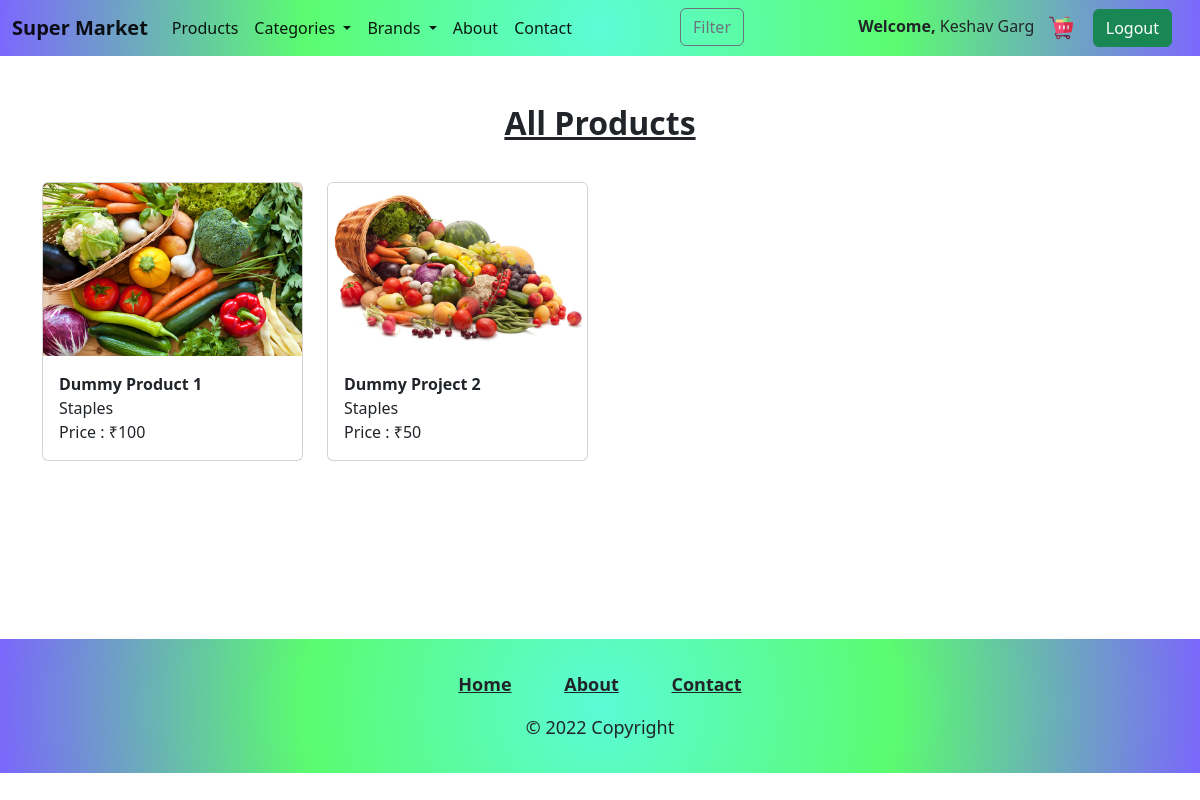
The page /products.php (signed in) on the database its author committed.
### tables this page shows
CREATE TABLE `products` (
  `id` int(11) NOT NULL,
  `name` varchar(255) NOT NULL,
  `description` varchar(255) NOT NULL,
  `category` varchar(255) NOT NULL,
  `brand` varchar(255) NOT NULL,
  `price` int(11) NOT NULL,
  `img_path` varchar(255) NOT NULL
);

### products.php (the view, shortened to what this page needs)
<!DOCTYPE html>
<html lang="en">
<head>
    <link href="https://cdn.jsdelivr.net/npm/bootstrap@5.2.1/dist/css/bootstrap.min.css" rel="stylesheet">
    <link rel="stylesheet" href="assets/css/style.css">
    <link rel="stylesheet" href="assets/css/home.css">
</head>
<body>
    <?php include 'includes/login-navbar.php' ?>
    <div class="container">
        <?php
        $cate = isset($_GET['category']);
        $bran = isset($_GET['brand']);
        if (isset($_POST['category']) && isset($_POST['brand'])) {
        ?>
            <h2 class="text-center fw-bolder text-decoration-underline mt-5 mb-3"><?php echo $_POST['brand']; ?> in <?php echo $_POST['category']; ?></h2>
            <div class="row">
                <?php
                $categ = $_POST['category'];
                $brand = $_POST['brand'];
                $query = "SELECT * FROM products WHERE brand='$brand' and category='$categ'";
                $result = mysqli_query($con, $query) or die($mysqli_error($con));
                $num = mysqli_num_rows($result);
                if ($num == 0) {
                ?>
                    <script>
                        window.alert("No products found");
                        location.href = 'products.php';
                    </script>';
                <?php
                }
                while ($row = mysqli_fetch_array($result)) {
                ?>
                    <div class="col-md-4 col-6 col-xl-3 col-sm-6 mb-4 mt-4 col-xxl-2">
                        <a href="product_desc.php?id=<?php echo $row['id']; ?>" class="text-decoration-none text-dark">
                            <div class="card" style="width: 100%; ">
                                <img src="<?php echo $row['img_path'] ?>" class="card-img-top" alt="...">
                                <div class="card-body">
                                    <p class="card-title fw-bold mb-0 pb-0"><?php echo $row['name']; ?></p>
                                    <div class="mt-0 pt-0">
                                        <p class="m-0 p-0"><?php echo $row['category']; ?></p>
                                        <p class="m-0 p-0"> Price : ₹<?php echo $row['price']; ?></p>
                                    </div>
                                </div>
                            </div>
                        </a>
                    </div>
                <?php
                }
                ?>
            </div>
        <?php
        } elseif (!$cate && !$bran) {
        ?>
            <h2 class="text-center fw-bolder text-decoration-underline mt-5 mb-3">All Products</h2>
            <div class="row">
                <?php
                $query = "SELECT * FROM products";
                $result = mysqli_query($con, $query) or die($mysqli_error($con));
                $num = mysqli_num_rows($result);
                while ($row = mysqli_fetch_array($result)) {
                ?>
                    <div class="col-md-4 col-6 col-xl-3 col-sm-6 mb-4 mt-4 col-xxl-2">
                        <a href="product_desc.php?id=<?php echo $row['id']; ?>" class="text-decoration-none text-dark">
                            <div class="card" style="width: 100%; ">
                                <img src="<?php echo $row['img_path'] ?>" class="card-img-top" alt="...">
                                <div class="card-body">
                                    <p class="card-title fw-bold mb-0 pb-0"><?php echo $row['name']; ?></p>
                                    <div class="mt-0 pt-0">
                                        <p class="m-0 p-0"><?php echo $row['category']; ?></p>
                                        <p class="m-0 p-0"> Price : ₹<?php echo $row['price']; ?></p>
                                    </div>
                                </div>
                            </div>
                        </a>
                    </div>
                <?php
                }
                ?>
            </div>
        <?php
        }
        if ($num < 7) {
        ?>
            <div class="row justify-content-center align-items-center" style="height: 19.2vh;"></div>
        <?php
        }
        ?>
    </div>
    <?php include 'includes/login-footer.php' ?>
</body>
</html>

### rows shown on the page
products: img_path (picture), name "Dummy Product 1", category "Staples", price "100"
products: img_path (picture), name "Dummy Project 2", category "Staples", price "50"

### other values the page prints
$_SESSION["name"] "Keshav Garg"
